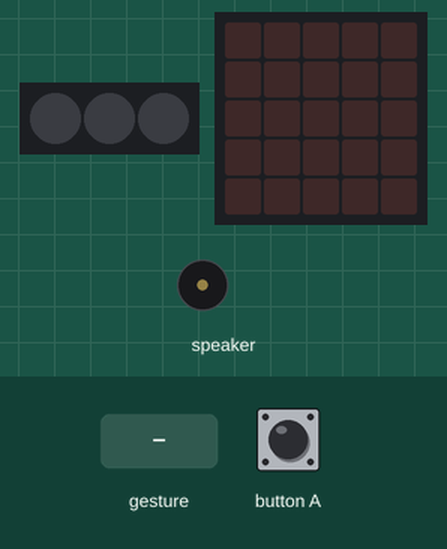
Recording of a program running on a simulated Calliope mini (MakeCode). Shown: 3 RGB LEDs in strip order, left to right, the board's 5×5 LED display, buzzer (waves = sounding). The inputs (shaded band) are chosen by the test bench. Random numbers come from a fixed seed; a tilt is held for 1.5 s and a shake lasts 1 s, then the board lies face up again; the 48×5 strip is a reading aid, not a part: it shows the text the display is scrolling, unrolled, one strip-width of it at a time.

Above: at 1.2 s.
1.3 s: gesture 'shake'
At 2.0 s:
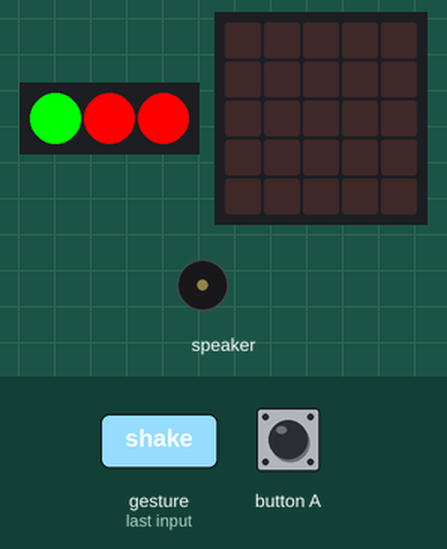
4.3 s: button A pressed for 0.15 s
At 7.3 s:
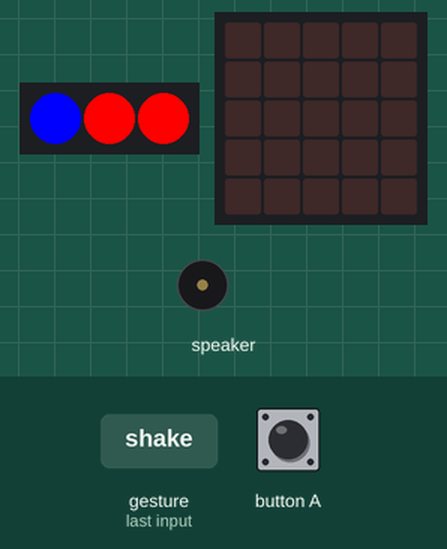
7.4 s: gesture 'shake'
At 9.4 s:
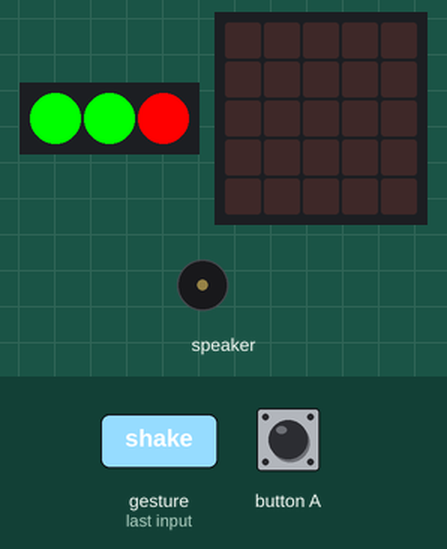
10.4 s: button A pressed for 0.15 s
At 10.8 s:
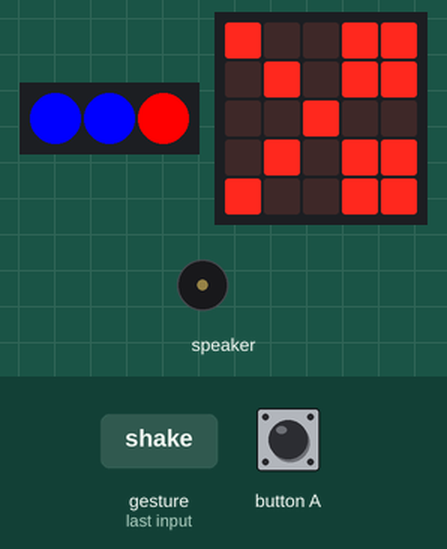
13.5 s: button A pressed for 0.15 s
At 14.0 s:
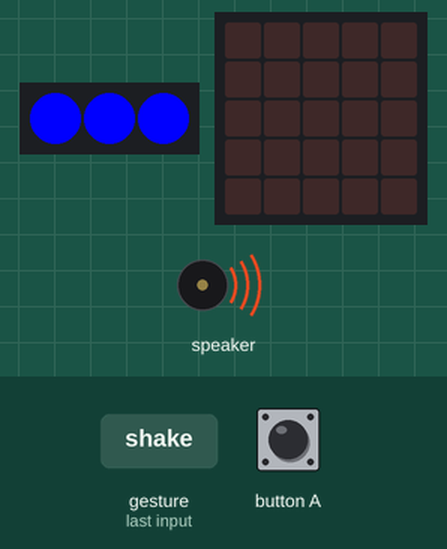
16.5 s: gesture 'shake'
At 28.3 s:
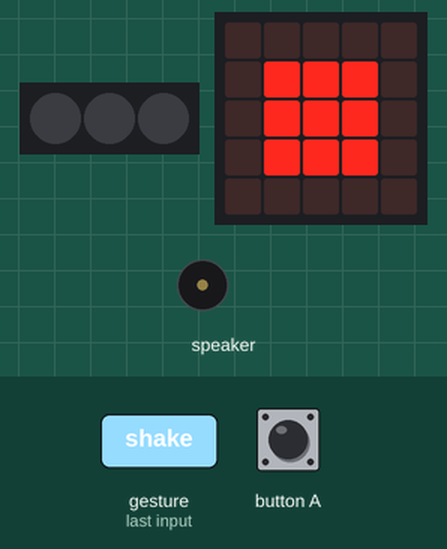
Timing chart, 0 to 28.7 s (numbered marks = the images above; inputs shaded):
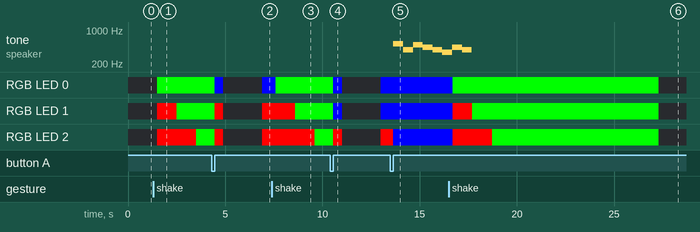

Measured:
- after the input at 1.3 s, RGB LED 0: off → RGB(0, 255, 0) after 0.21 s; RGB LED 1: off → RGB(255, 0, 0) after 0.21 s, → RGB(0, 255, 0) 1.0 s later; RGB LED 2: off → RGB(255, 0, 0) after 0.21 s, → RGB(0, 255, 0) 2.0 s later
- after the input at 7.4 s, RGB LED 0: RGB(0, 0, 255) → RGB(0, 255, 0) after 0.21 s; RGB LED 1: RGB(255, 0, 0) → RGB(0, 255, 0) after 1.2 s; RGB LED 2: RGB(255, 0, 0) → RGB(0, 255, 0) after 2.2 s
- after the input at 13.5 s, tone on speaker: plays 523 Hz for 0.51 s, 392 Hz for 0.51 s, 494 Hz for 0.51 s, 440 Hz for 0.51 s, 392 Hz for 0.51 s, 349 Hz for 0.32 s, starting after 0.15 s; RGB LED 2: RGB(255, 0, 0) → RGB(0, 0, 255) after 0.15 s
- what the display in image 1 shows lasts 1.0 s, from 1.5 s to 2.5 s
- what the display in image 4 shows lasts 0.4 s, from 10.6 s to 11.0 s

The program:

main.ts
```typescript
input.onButtonEvent(Button.A, input.buttonEventClick(), function () {
    punkte += 1
    if (punkte == 0) {
        basic.setLedColors(0xff0000, 0xff0000, 0xff0000)
    }
    if (punkte == 1) {
        basic.setLedColors(0x0000ff, 0xff0000, 0xff0000)
    }
    if (punkte == 2) {
        basic.setLedColors(0x0000ff, 0x0000ff, 0xff0000)
    }
    if (punkte == 3) {
        basic.setLedColors(0x0000ff, 0x0000ff, 0x0000ff)
        music.playMelody("C5 G B A G F A G ", 120)
        basic.showString("Gewonnen!")
        basic.showIcon(IconNames.Happy)
        punkte = 0
        basic.turnRgbLedOff()
        basic.pause(2000)
        basic.clearScreen()
    }
})
let zufall = 0
let punkte = 0
punkte = 0
basic.forever(function () {
    if (input.isGesture(Gesture.Shake)) {
        basic.setLedColors(0x00ff00, 0xff0000, 0xff0000)
        basic.pause(1000)
        basic.setLedColors(0x00ff00, 0x00ff00, 0xff0000)
        basic.pause(1000)
        basic.setLedColors(0x00ff00, 0x00ff00, 0x00ff00)
        basic.pause(1000)
        zufall = randint(1, 3)
        if (zufall == 1) {
            basic.showLeds(`
                . . . . .
                . # # # .
                . # # # .
                . # # # .
                . . . . .
                `)
            basic.turnRgbLedOff()
            basic.pause(2000)
            basic.clearScreen()
        }
        if (zufall == 2) {
            basic.showLeds(`
                # # # # #
                # # # # #
                # # # # #
                # # # # #
                # # # # #
                `)
            basic.turnRgbLedOff()
            basic.pause(2000)
            basic.clearScreen()
        }
        if (zufall == 3) {
            basic.showLeds(`
                # . . # #
                . # . # #
                . . # . .
                . # . # #
                # . . # #
                `)
            basic.turnRgbLedOff()
            basic.pause(2000)
            basic.clearScreen()
        }
        if (punkte == 0) {
            basic.setLedColors(0xff0000, 0xff0000, 0xff0000)
        }
        if (punkte == 1) {
            basic.setLedColors(0x0000ff, 0xff0000, 0xff0000)
        }
        if (punkte == 2) {
            basic.setLedColors(0x0000ff, 0x0000ff, 0xff0000)
        }
        if (punkte == 3) {
            basic.setLedColors(0x0000ff, 0x0000ff, 0x0000ff)
        }
    }
})
```

test.ts
```typescript
// Hier kann man Tests durchführen; diese Datei wird nicht kompiliert, wenn dieses Paket als Erweiterung verwendet wird.
```
